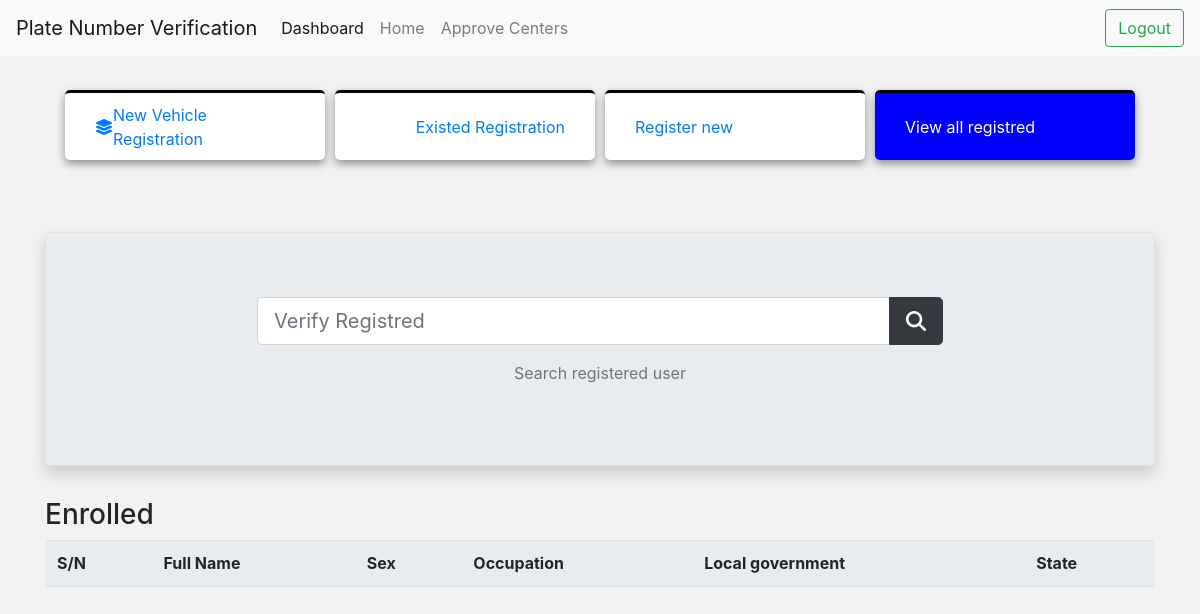
/owner-list/, run on an earlier commit of the app's database.
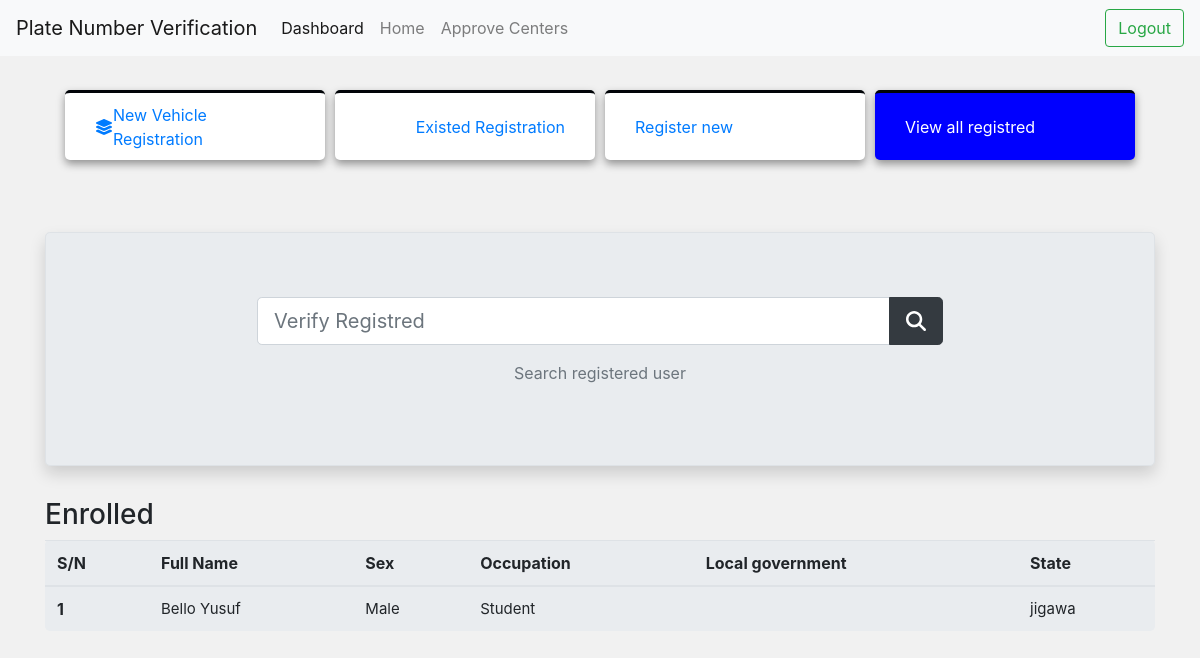
And on a later commit of the database.
### owners/models.py (models this page shows, shortened)
class TimeModels(models.Model):
    created = models.DateTimeField(auto_now=False, auto_now_add=True)
    updated = models.DateTimeField(auto_now=True, auto_now_add=False)
    class Meta:
        abstract = True

class Owner(TimeModels):
    SEX_TYPE = (
        ("Male", "Male"),
        ("Female", "Female"),
    )
    MARITAL_STATUS = (
        ("Single", "Single"),
        ("Married", "Married"),
        ("Divorced", "Divorced"),
    )
    OCCUPATION = (
        ("Student", "Student"),
        ("Civil Servant", "Civil Servant"),
        ("Business", "Business"),
    )
    full_name = models.CharField(max_length=20)
    sex = models.CharField(choices=SEX_TYPE ,max_length=50)
    marital_status = models.CharField(choices=MARITAL_STATUS ,max_length=50)
    occupation = models.CharField(choices=OCCUPATION, max_length=50)
    date_of_birth = models.DateField(auto_now=False, auto_now_add=False, help_text="Date of Birth Format 2000-11-25")
    phone = models.CharField(max_length=20)
    email = models.EmailField(max_length=254)
    residential_address = models.CharField(max_length=50)
    state = models.CharField(max_length=15)
    local_government = models.CharField(("Local government"), max_length=50)
    nationality = models.CharField(max_length=15)
    class Meta:
        verbose_name = 'Owner'
        verbose_name_plural = 'Owners'

### owners/views.py (the view)
# urls.py: path("owner-list/", OwnerRegistrationListViews.as_view(), name="owner-list"),
class OwnerRegistrationListViews(ListView):
    model = Owner
    context_object_name = "owners"
    template_name = "content/list.html"

### owners/templates/content/list.html (shortened to what this page needs)
{% extends "base.html" %}
{% load static %}
{% block content  %}
{% include "include/header.html" %}
<div class="jumbotron border shadow">
    <div class="row">
        <div class="col-md-8 offset-2">
            <form action="/search">
               <div class="input-group">
                    <input type="text" name="q" placeholder="Verify Registred" required
                    class="form-control form-control-lg">
                    <div class="input-group-append">
                      <button class="btn btn-dark btn-lg"> <span> <i class="fa fa-search"></i></span></button>
                    </div>
               </div>
              </form>
              <p style="text-align: center;">
                <span class="text-muted">Search registered user</span>
              </p>
        </div>
    </div>
 </div>
<table class="table jumbotron">
    <h3>Enrolled </h3>
    <thead>
      <tr>
        <th scope="col">S/N</th>
        <th scope="col">Full Name</th>
        <th scope="col">Sex</th>
        <th scope="col">Occupation</th>
        <th scope="col">Local government</th>
        <th scope="col">State</th>
      </tr>
    </thead>
    <tbody>
      {% for owner in owners %}
        <tr>
          <th>{{ owner.id }}</th>
          <td>{{ owner.full_name }}</td>
          <td>{{ owner.sex }}</td>
          <td>{{ owner.occupation }}</td>
          <td>{{ owner.local_government }}</td>
          <td>{{ owner.state }}</td>
        </tr>
      {% endfor %}
    </tbody>
  </table>
{% endblock content  %}

### owners/templates/base.html (shortened to what this page needs)
{% load static %}
<html lang="en">
<head>
    {% block styel %}
    <link rel="stylesheet" href="https://cdn.jsdelivr.net/npm/bootstrap@4.6.2/dist/css/bootstrap.min.css">
    <link rel="stylesheet" href="{% static 'css/bootstrap.css' %}">
    <link rel="stylesheet" href="{% static 'css/all.css' %}">
    <link rel="stylesheet" href="{% static 'css/style.css' %}">
    {% endblock styel %}
</head>
<body>
    {% include "include/navbar.html" %}
    <div class="container">
        {% block content %}
        {% endblock content %}
    </div>
</body>
</html>

### owners/templates/include/navbar.html (shortened to what this page needs)
<nav class="navbar navbar-expand-lg navbar-light bg-light fixed-top">
    <a class="navbar-brand" href="#">Plate Number Verification</a>
    <div class="collapse navbar-collapse" id="navbarSupportedContent">
      <ul class="navbar-nav mr-auto">
        <li class="nav-item active">
          <a class="nav-link" href="#">Dashboard<span class="sr-only">(current)</span></a>
        </li>
        <li class="nav-item">
          <a class="nav-link" href="#">Home</a>
        </li>
        <li class="nav-item">
          <a class="nav-link" href="#">Approve Centers</a>
        </li>
      </ul>
        <button class="btn btn-outline-success my-2 my-sm-0" type="submit">Logout</button>
    </div>
  </nav>

### owners/templates/include/header.html (shortened to what this page needs)
<div class="cards">
    <a  href="{% url 'car-create'%}" >
        <div class="card-content" {% if request.resolver_match.view_name == 'car-create' %} style="background-color: blue; color:white;" {% endif %}>
            <span><i class="fa fa-layer-group"></i></span> New Vehicle Registration
        </div>
    </a>
    <a href="{% url 'car-list' %}">
        <div class="card-content" {% if request.resolver_match.view_name == 'car-list' %} style="background-color: blue; color:white;" {% endif %}>
             Existed Registration
        </div>
    </a>
    <a href="{% url "owner-create" %}">
        <div class="card-content"
        >
           Register new
        </div>
    </a>
    <a href="{% url 'owner-list' %}">
        <div class="card-content"
        {% if request.resolver_match.view_name == 'owner-list' or request.resolver_match.view_name == 'owner-detail' %}
            style="background-color: blue; color:white;"
        {% endif %}>
            View all registred
        </div>
    </a>
</div>

### owners/static/css/all.css (style rules this page uses)
.fa-layer-group:before { content: "\f5fd"; }

### owners/static/css/style.css (style rules this page uses)
body { background-color: #f1f1f1f1; }
.cards { margin-top: 50px; width:100%; padding:40px 20px; display: grid; grid-template-columns: repeat(4, 1fr); gap:10px; margin-bottom: 2em; }
.cards .card-content { background: #fff; border-top:3px solid #010408; padding:30px; display: flex; align-items: center; justify-content: space-between; box-shadow: 0 4px 8px 0 rgba(0, 0, 0, 0.4); border-radius: 5px; height: 70px; }
.card-content span { right:20px; }
table { margin-top:5px; width:100%; border-collapse: collapse; }
table tr { border-bottom: 1px solid rgba(0, 0, 0, 0.1); }
table tbody tr:last-child { border-bottom: none; }
td { padding: 9px 5px; font-size: 15px; }

What changed in the data, as far as the page shows it:
added Owner: id "1", full_name "Bello Yusuf", sex "Male", occupation "Student", state "jigawa"
